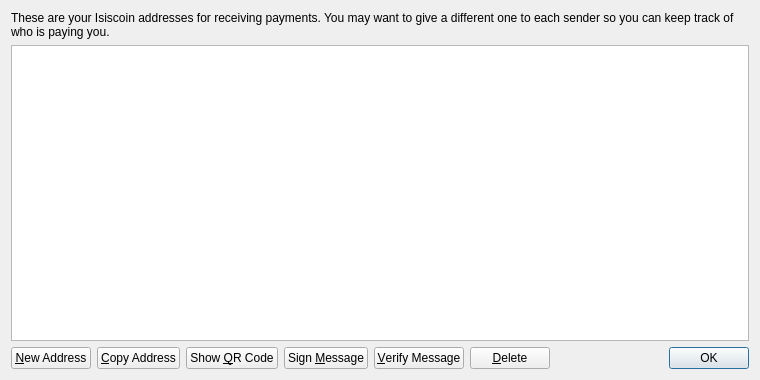
<?xml version="1.0" encoding="UTF-8"?>
<ui version="4.0">
 <class>AddressBookPage</class>
 <widget class="QWidget" name="AddressBookPage">
  <property name="geometry">
   <rect>
    <x>0</x>
    <y>0</y>
    <width>760</width>
    <height>380</height>
   </rect>
  </property>
  <property name="windowTitle">
   <string>Address Book</string>
  </property>
  <layout class="QVBoxLayout" name="verticalLayout">
   <item>
    <widget class="QLabel" name="labelExplanation">
     <property name="text">
      <string>These are your Isiscoin addresses for receiving payments. You may want to give a different one to each sender so you can keep track of who is paying you.</string>
     </property>
     <property name="textFormat">
      <enum>Qt::PlainText</enum>
     </property>
     <property name="wordWrap">
      <bool>true</bool>
     </property>
    </widget>
   </item>
   <item>
    <widget class="QTableView" name="tableView">
     <property name="contextMenuPolicy">
      <enum>Qt::CustomContextMenu</enum>
     </property>
     <property name="toolTip">
      <string>Double-click to edit address or label</string>
     </property>
     <property name="tabKeyNavigation">
      <bool>false</bool>
     </property>
     <property name="alternatingRowColors">
      <bool>true</bool>
     </property>
     <property name="selectionMode">
      <enum>QAbstractItemView::SingleSelection</enum>
     </property>
     <property name="selectionBehavior">
      <enum>QAbstractItemView::SelectRows</enum>
     </property>
     <property name="sortingEnabled">
      <bool>true</bool>
     </property>
     <attribute name="verticalHeaderVisible">
      <bool>false</bool>
     </attribute>
    </widget>
   </item>
   <item>
    <layout class="QHBoxLayout" name="horizontalLayout">
     <item>
      <widget class="QPushButton" name="newAddressButton">
       <property name="toolTip">
        <string>Create a new address</string>
       </property>
       <property name="text">
        <string>&amp;New Address</string>
       </property>
       <property name="icon">
        <iconset resource="../bitcoin.qrc">
         <normaloff>:/icons/add</normaloff>:/icons/add</iconset>
       </property>
      </widget>
     </item>
     <item>
      <widget class="QPushButton" name="copyToClipboard">
       <property name="toolTip">
        <string>Copy the currently selected address to the system clipboard</string>
       </property>
       <property name="text">
        <string>&amp;Copy Address</string>
       </property>
       <property name="icon">
        <iconset resource="../bitcoin.qrc">
         <normaloff>:/icons/editcopy</normaloff>:/icons/editcopy</iconset>
       </property>
      </widget>
     </item>
     <item>
      <widget class="QPushButton" name="showQRCode">
       <property name="text">
        <string>Show &amp;QR Code</string>
       </property>
       <property name="icon">
        <iconset resource="../bitcoin.qrc">
         <normaloff>:/icons/qrcode</normaloff>:/icons/qrcode</iconset>
       </property>
      </widget>
     </item>
     <item>
      <widget class="QPushButton" name="signMessage">
       <property name="toolTip">
        <string>Sign a message to prove you own a Isiscoin address</string>
       </property>
       <property name="text">
        <string>Sign &amp;Message</string>
       </property>
       <property name="icon">
        <iconset resource="../bitcoin.qrc">
         <normaloff>:/icons/edit</normaloff>:/icons/edit</iconset>
       </property>
      </widget>
     </item>
     <item>
      <widget class="QPushButton" name="verifyMessage">
       <property name="toolTip">
        <string>Verify a message to ensure it was signed with a specified Isiscoin address</string>
       </property>
       <property name="text">
        <string>&amp;Verify Message</string>
       </property>
       <property name="icon">
        <iconset resource="../bitcoin.qrc">
         <normaloff>:/icons/transaction_0</normaloff>:/icons/transaction_0</iconset>
       </property>
      </widget>
     </item>
     <item>
      <widget class="QPushButton" name="deleteButton">
       <property name="toolTip">
        <string>Delete the currently selected address from the list</string>
       </property>
       <property name="text">
        <string>&amp;Delete</string>
       </property>
       <property name="icon">
        <iconset resource="../bitcoin.qrc">
         <normaloff>:/icons/remove</normaloff>:/icons/remove</iconset>
       </property>
      </widget>
     </item>
     <item>
      <spacer name="horizontalSpacer">
       <property name="orientation">
        <enum>Qt::Horizontal</enum>
       </property>
       <property name="sizeHint" stdset="0">
        <size>
         <width>40</width>
         <height>20</height>
        </size>
       </property>
      </spacer>
     </item>
     <item>
      <widget class="QDialogButtonBox" name="buttonBox">
       <property name="sizePolicy">
        <sizepolicy hsizetype="Maximum" vsizetype="Fixed">
         <horstretch>0</horstretch>
         <verstretch>0</verstretch>
        </sizepolicy>
       </property>
       <property name="standardButtons">
        <set>QDialogButtonBox::Ok</set>
       </property>
      </widget>
     </item>
    </layout>
   </item>
  </layout>
 </widget>
 <resources>
  <include location="../bitcoin.qrc"/>
 </resources>
 <connections/>
</ui>
